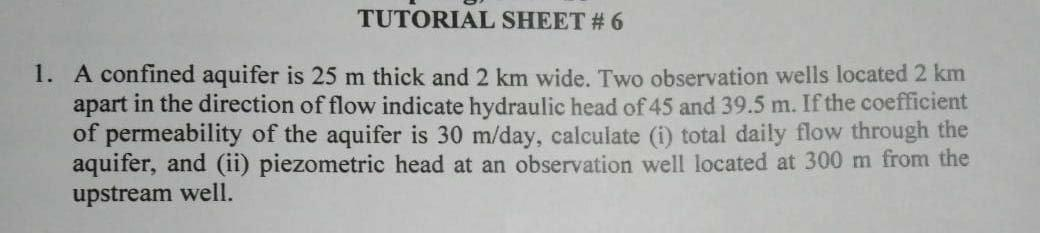
#> input picture a1.jpg, 1040 x 233 px
$ python seg5.py   (older library calls are emulated)
#> lines starting #> are read from the running program, lines starting #| are printed output that depends on the picture; after the words box and inside, x2 and y2 are one past the last pixel; in counts of white or black regions, pixels touching at a corner belong together
from skimage.feature import peak_local_max
from skimage.morphology import watershed
from scipy import ndimage
import numpy as np
import cv2

image = cv2.imread('a1.jpg')
#> image is the input picture: shape (233, 1040, 3); mean B, G, R 169.4, 170.5, 169.8
gray = cv2.cvtColor(image,cv2.COLOR_BGR2GRAY)

thresh = cv2.threshold(gray,0,255,cv2.THRESH_BINARY+cv2.THRESH_OTSU)[1]
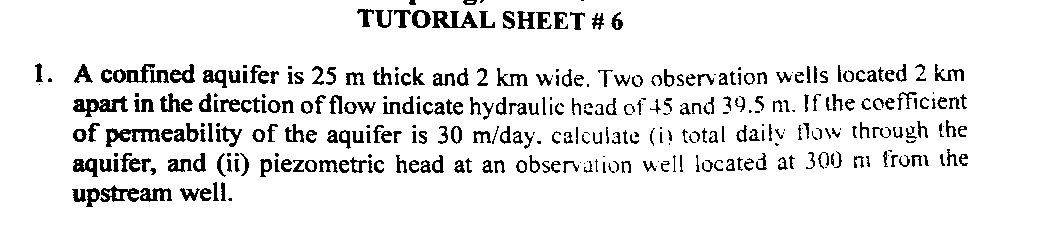
#> thresh: shape (233, 1040); 90.8% white; 345 black regions (66 under 20 px), largest, box (x1, y1, x2, y2) and area: (73, 96, 128, 117) 524, (106, 128, 160, 147) 475, (432, 11, 478, 28) 405
D = ndimage.distance_transform_edt(thresh)
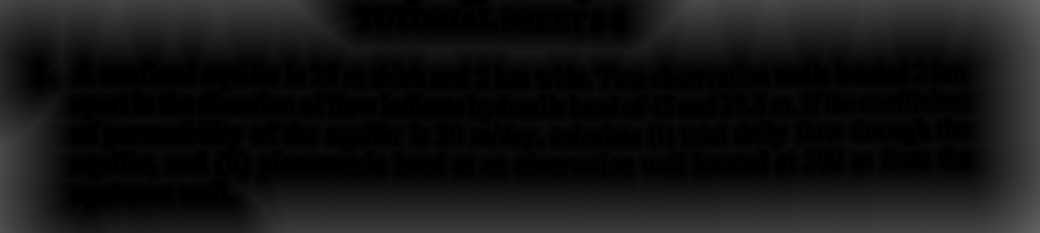
#> D: shape (233, 1040) float64; min 0, max 104, mean 19.3
localMax = peak_local_max(D, indices=False, min_distance=0,labels=thresh)

markers = ndimage.label(localMax,structure=np.ones((3,3)))[0]
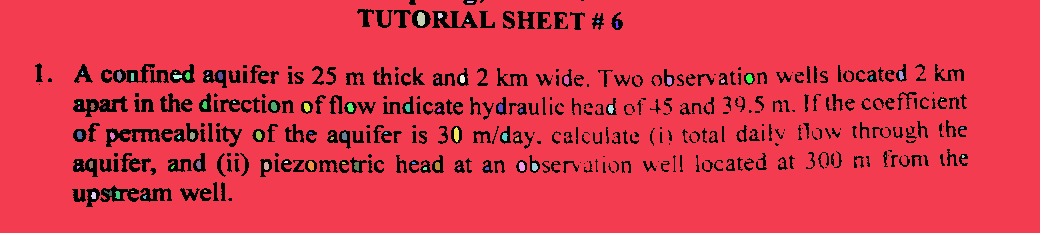
#> markers: shape (233, 1040) int32; 85 distinct labels, from 0 to 84; one colour per label, 0 black
labels = watershed(-D, markers, mask = thresh)

for label in np.unique(labels):
    if label == 0:
        continue

    mask = np.zeros(gray.shape, dtype="uint8")
    mask[labels == label] = 255

    contours = cv2.findContours(mask.copy(), cv2.RETR_EXTERNAL,
                            cv2.CHAIN_APPROX_SIMPLE)[-2]
    c = max(contours, key=cv2.contourArea)

    x,y,w,h = cv2.boundingRect(c)
    cv2.rectangle(image,(x,y),(x+w,y+h),(0,255,0),1)
#> this loop made 85 passes
#> (x, y, w, h) on passes 2, 4, 6, 7, 8, 9, 10, 11, 13, 14, 15, 18: (0, 0, 1040, 233), (417, 12, 8, 14), (466, 19, 3, 3), (596, 20, 4, 3), (615, 21, 4, 7), (81, 71, 3, 4), (117, 71, 5, 10), (899, 71, 5, 9), (185, 72, 5, 8), (206, 72, 3, 3), (218, 72, 5, 8), (746, 74, 7, 9)
#> (c, x, y, w, h) on passes 3, 12, 16, 17, 27, 28: ([[467, 1], [467, 2], [472, 2], [473, 1]], 467, 1, 7, 2), ([[174, 72], [175, 73], [176, 72]], 174, 72, 3, 2), ([[131, 73], [131, 80], [133, 80], [133, 73]], 131, 73, 3, 8), ([[262, 73], [262, 74], [263, 74], [264, 73]], 262, 73, 3, 2), ([[941, 99], [941, 100], [942, 99], [943, 99]], 941, 99, 3, 2), ([[185, 101], [185, 102], [187, 102], [187, 101]], 185, 101, 3, 2)
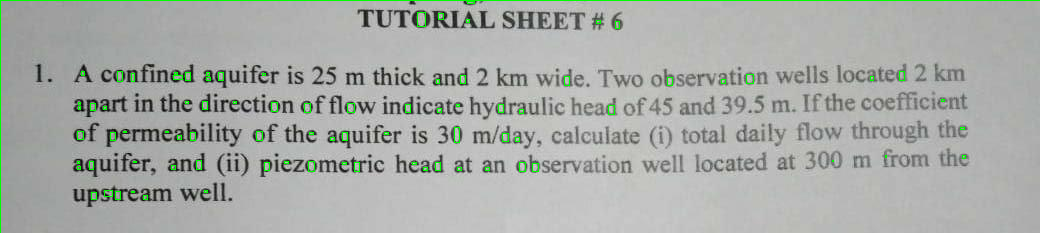
#> image: shape (233, 1040, 3); 1.19% of pixels changed, all inside (x1, y1, x2, y2) = (0, 0, 1040, 233)
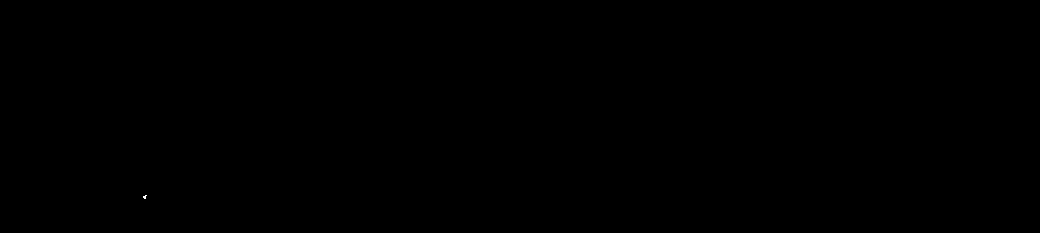
#> mask: shape (233, 1040); 0% white in thin lines or dots, all inside (x1, y1, x2, y2) = (143, 195, 147, 199)

cv2.imshow("Output", image)
cv2.waitKey(0)

$ run again, with a2.jpg copied over a1.jpg
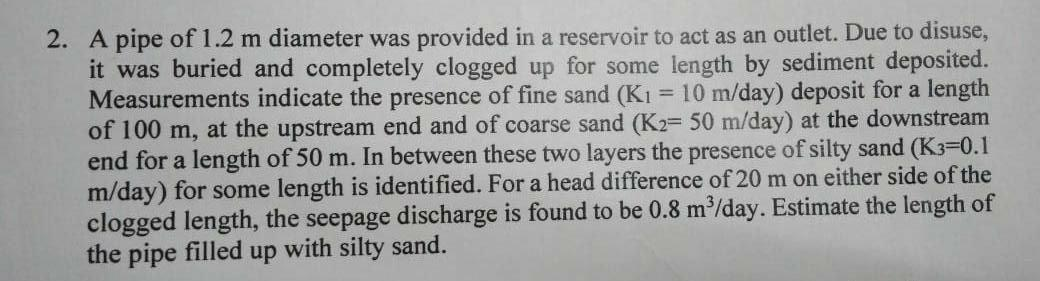
#> input picture a2.jpg, 1040 x 281 px
#> image is the input picture: shape (281, 1040, 3); mean B, G, R 159.5, 159.9, 159.6
#> thresh: shape (281, 1040); 86.9% white; black in thin lines or dots, all inside (x1, y1, x2, y2) = (47, 21, 996, 268)
#> `markers = ndimage.label(localMax,structure=np.ones((3,3)))[0]`:
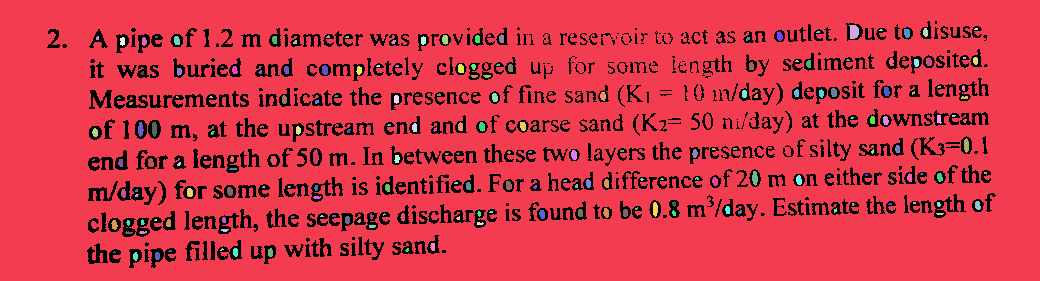
#> markers: shape (281, 1040) int32; 196 distinct labels, from 0 to 195; one colour per label, 0 black
#> the loop `for label in np.unique(labels):` made 196 passes
#> (x, y, w, h) on passes 3, 4, 7: (849, 25, 10, 14), (923, 28, 5, 9), (904, 29, 6, 9)
#> after the loop `for label in np.unique(labels):`:
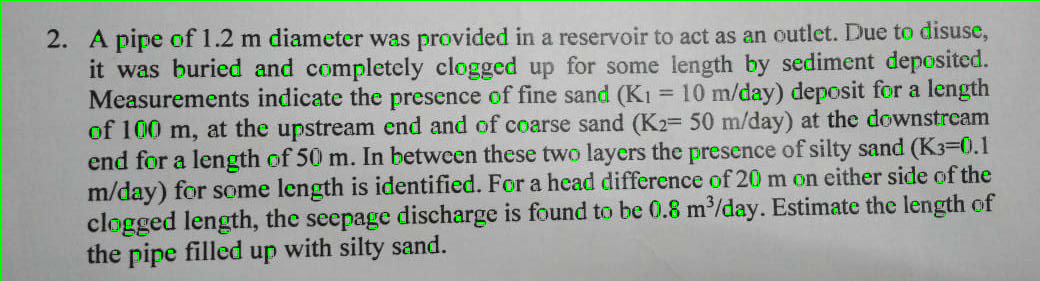
#> image: shape (281, 1040, 3); 1.84% of pixels changed, all inside (x1, y1, x2, y2) = (0, 0, 1040, 281)

$ run again, with bw.jpg copied over a1.jpg
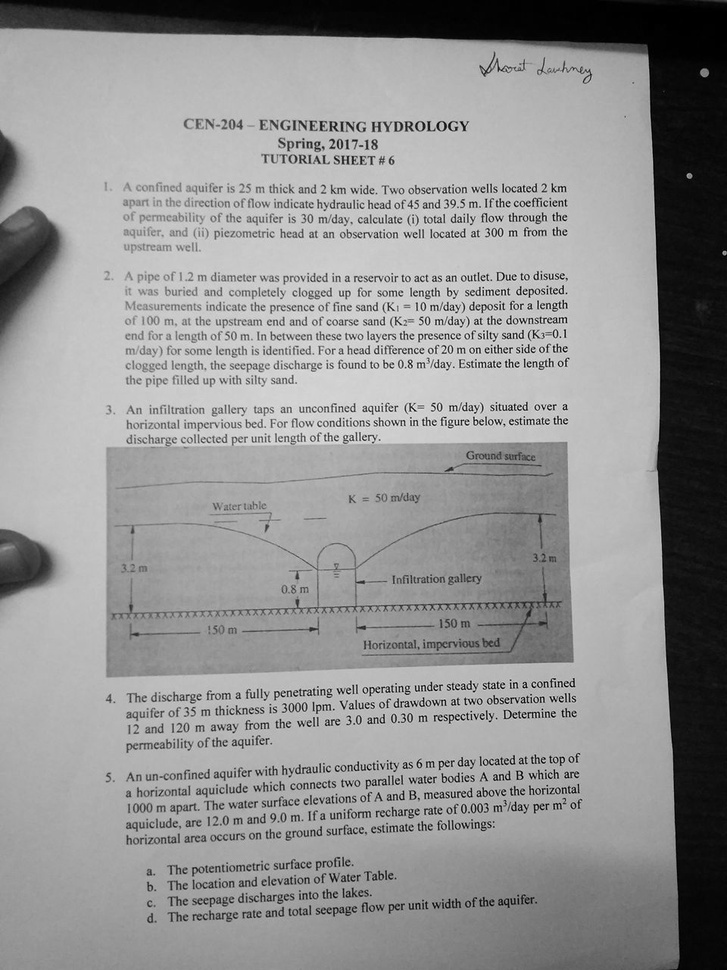
#> input picture bw.jpg, 727 x 970 px, shrunk from 960 x 1280 before the run
#> image is the input picture: shape (970, 727, 3); min 0, max 255, mean 146.7
#> thresh: shape (970, 727); 83.2% white; 3078 black regions (2834 under 20 px), largest, box (x1, y1, x2, y2) and area: (0, 0, 727, 970) 87589, (0, 207, 59, 337) 4379, (0, 530, 53, 599) 2420
#> `markers = ndimage.label(localMax,structure=np.ones((3,3)))[0]`:
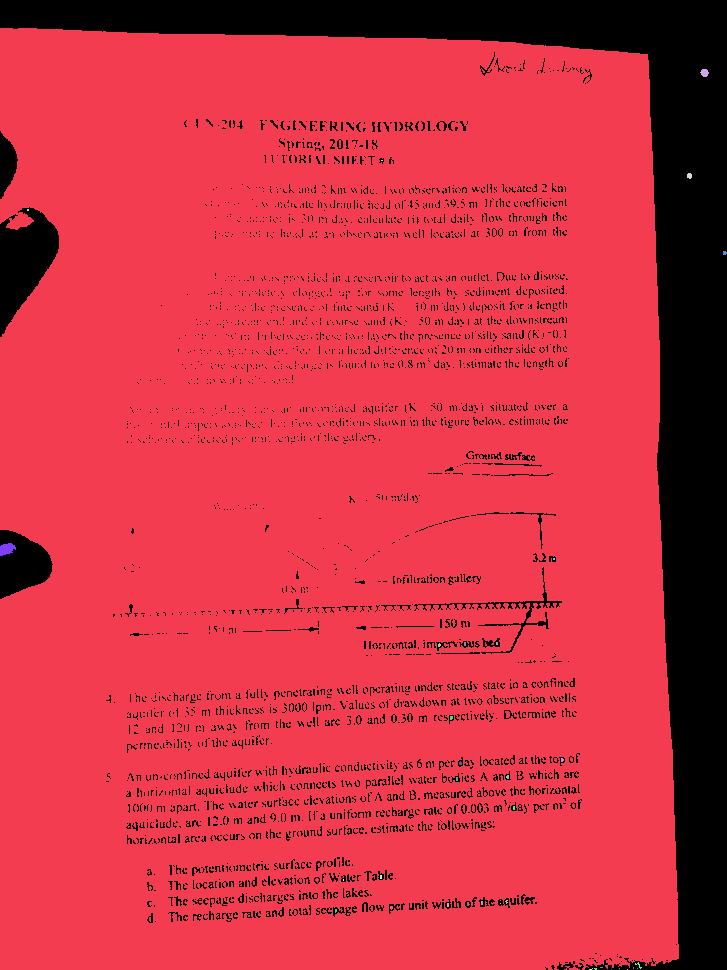
#> markers: shape (970, 727) int32; 39 distinct labels, from 0 to 38; one colour per label, 0 black
#> the loop `for label in np.unique(labels):` made 39 passes
#> (x, y, w, h) on passes 2, 3, 7, 8, 12, 13, 14, 15: (0, 28, 679, 942), (700, 69, 9, 8), (723, 251, 4, 4), (0, 543, 16, 13), (438, 643, 3, 4), (450, 716, 3, 4), (561, 758, 3, 4), (459, 761, 3, 4)
#> after the loop `for label in np.unique(labels):`:
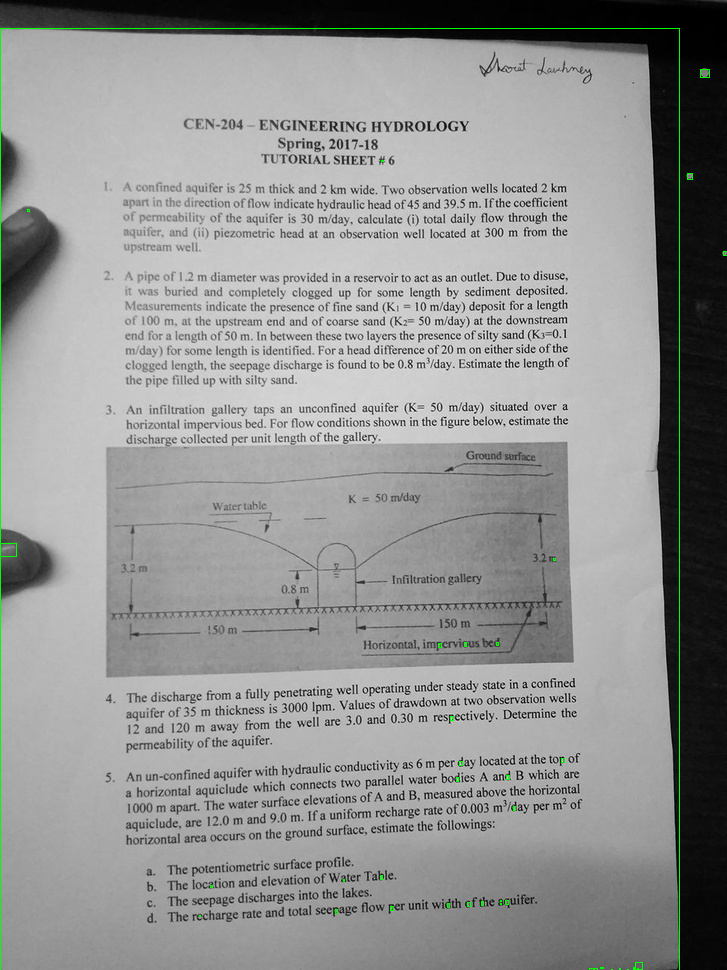
#> image: shape (970, 727, 3); 0.42% of pixels changed, all inside (x1, y1, x2, y2) = (0, 28, 727, 970)
